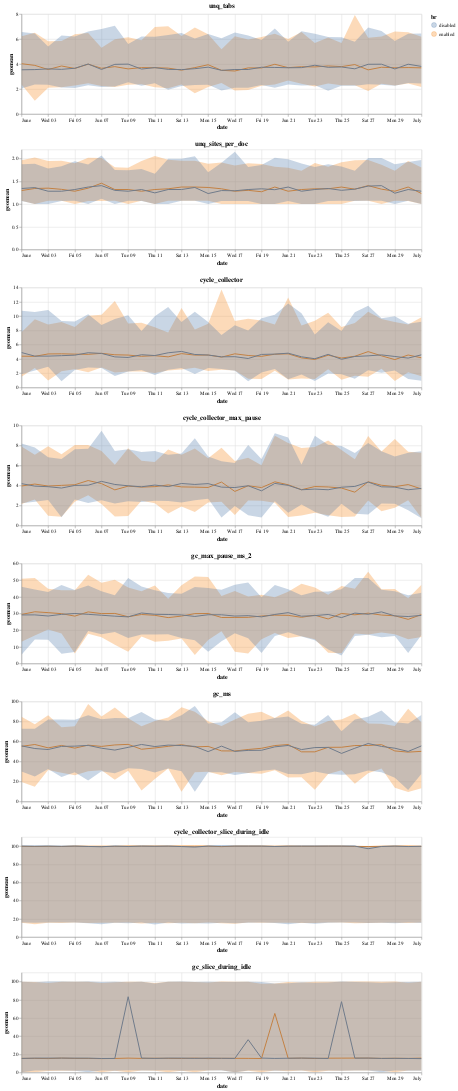

Source (notebook cell):
### Code cell
# HIDE CODE

A.data_transformers.enable('default')

plots = [
    vz.plot_errb(hdf).properties(height=200, width=800, title=h)
    for h, hdf in hist_dfs.items()
]

A.vconcat(*plots)
